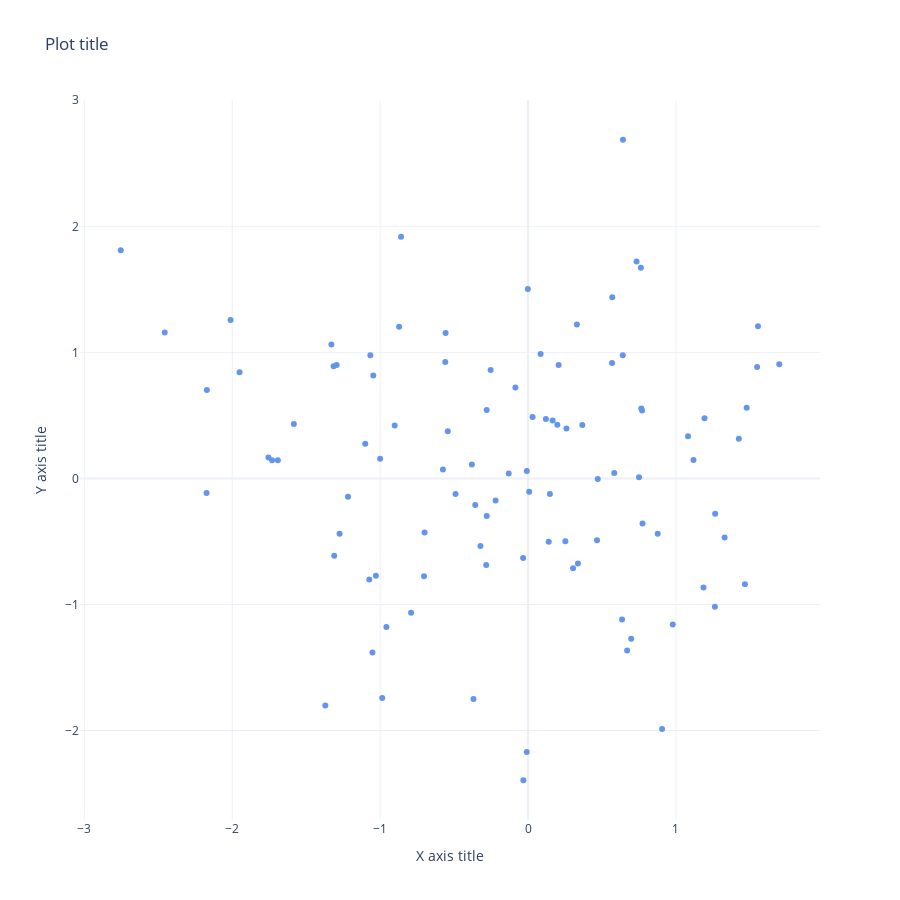

The cell this chart's notebook holds for it:
### Code cell
# Basic scatter plot with one category and hover template

fig = go.Figure()
fig.add_trace(
    go.Scatter(
        x=d.x,
        y=d.y,
        name="",
        mode="markers",
        marker=dict(color="cornflowerblue", size=6, symbol="circle"),
    )
)
fig.update_traces(hovertemplate="x: %{x:0.3f}" + "<br>y: %{y:0.3f}")
fig.update_layout(
    template="plotly_white",
    width=900,
    height=900,
    title="Plot title",
    legend_title="Legend",
    showlegend=False,
)
fig.update_xaxes(title="X axis title", range=None, dtick=None)
fig.update_yaxes(title="Y axis title", range=None, dtick=None)
fig.show()
